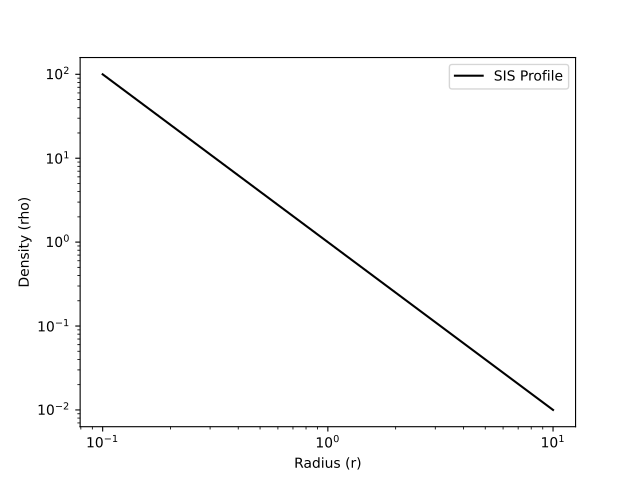

Python code for this plot:
import numpy as np
import matplotlib.pyplot as plt
from pisces.profiles.density import SingularIsothermalDensityProfile
#
r = np.linspace(0.1, 10, 100)
profile = SingularIsothermalDensityProfile(rho_0=1.0)
rho = profile(r)
#
_ = plt.loglog(r, rho, 'k-', label='SIS Profile')
_ = plt.xlabel('Radius (r)')
_ = plt.ylabel('Density (rho)')
_ = plt.legend()
plt.show()
